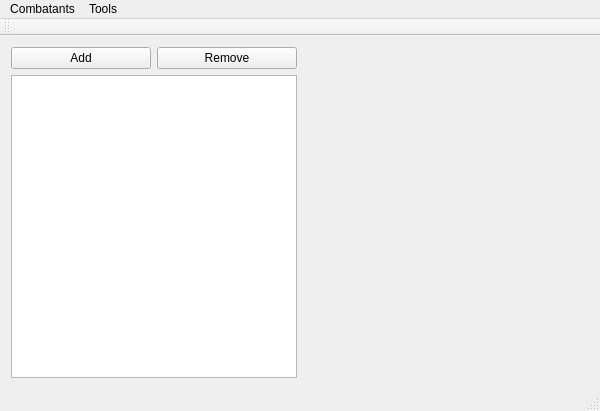
<?xml version="1.0" encoding="UTF-8"?>
<ui version="4.0">
 <class>EncounterManagerClass</class>
 <widget class="QMainWindow" name="EncounterManagerClass">
  <property name="geometry">
   <rect>
    <x>0</x>
    <y>0</y>
    <width>600</width>
    <height>411</height>
   </rect>
  </property>
  <property name="windowTitle">
   <string>EncounterManager</string>
  </property>
  <widget class="QWidget" name="centralWidget">
   <layout class="QHBoxLayout" name="horizontalLayout_2">
    <item>
     <layout class="QVBoxLayout" name="verticalLayout">
      <item>
       <layout class="QHBoxLayout" name="horizontalLayout_5">
        <item>
         <widget class="QPushButton" name="addCombatantButton">
          <property name="text">
           <string>Add</string>
          </property>
         </widget>
        </item>
        <item>
         <widget class="QPushButton" name="removeButton">
          <property name="text">
           <string>Remove</string>
          </property>
         </widget>
        </item>
       </layout>
      </item>
      <item>
       <widget class="QTableView" name="combatantTableView">
        <property name="editTriggers">
         <set>QAbstractItemView::DoubleClicked|QAbstractItemView::SelectedClicked</set>
        </property>
        <property name="selectionMode">
         <enum>QAbstractItemView::SingleSelection</enum>
        </property>
        <property name="selectionBehavior">
         <enum>QAbstractItemView::SelectRows</enum>
        </property>
        <property name="sortingEnabled">
         <bool>true</bool>
        </property>
        <attribute name="horizontalHeaderVisible">
         <bool>true</bool>
        </attribute>
       </widget>
      </item>
     </layout>
    </item>
    <item>
     <widget class="CombatantWidget" name="currentCombatantWidget" native="true">
      <property name="enabled">
       <bool>true</bool>
      </property>
      <property name="sizePolicy">
       <sizepolicy hsizetype="MinimumExpanding" vsizetype="Preferred">
        <horstretch>0</horstretch>
        <verstretch>0</verstretch>
       </sizepolicy>
      </property>
      <layout class="QGridLayout" name="gridLayout_2"/>
     </widget>
    </item>
   </layout>
  </widget>
  <widget class="QMenuBar" name="menuBar">
   <property name="geometry">
    <rect>
     <x>0</x>
     <y>0</y>
     <width>600</width>
     <height>21</height>
    </rect>
   </property>
   <widget class="QMenu" name="menuCombatants">
    <property name="title">
     <string>Combatants</string>
    </property>
    <addaction name="actionAdd_Combatant"/>
    <addaction name="actionRemove_Combatant"/>
   </widget>
   <widget class="QMenu" name="menuTools">
    <property name="title">
     <string>Tools</string>
    </property>
    <addaction name="actionRoll_Initiative"/>
    <addaction name="actionShow_Info"/>
   </widget>
   <addaction name="menuCombatants"/>
   <addaction name="menuTools"/>
  </widget>
  <widget class="QToolBar" name="mainToolBar">
   <attribute name="toolBarArea">
    <enum>TopToolBarArea</enum>
   </attribute>
   <attribute name="toolBarBreak">
    <bool>false</bool>
   </attribute>
  </widget>
  <widget class="QStatusBar" name="statusBar"/>
  <action name="actionAdd_Combatant">
   <property name="text">
    <string>Add Combatant</string>
   </property>
   <property name="shortcut">
    <string>Ctrl+N</string>
   </property>
  </action>
  <action name="actionRemove_Combatant">
   <property name="text">
    <string>Remove Combatant(s)</string>
   </property>
  </action>
  <action name="actionRoll_Initiative">
   <property name="text">
    <string>Roll Initiative</string>
   </property>
   <property name="shortcut">
    <string>Ctrl+R</string>
   </property>
  </action>
  <action name="actionShow_Info">
   <property name="text">
    <string>Show Info</string>
   </property>
   <property name="shortcut">
    <string>Ctrl+I</string>
   </property>
  </action>
 </widget>
 <layoutdefault spacing="6" margin="11"/>
 <customwidgets>
  <customwidget>
   <class>CombatantWidget</class>
   <extends>QWidget</extends>
   <header>CombatantWidget.h</header>
   <container>1</container>
  </customwidget>
 </customwidgets>
 <resources>
  <include location="EncounterManager.qrc"/>
 </resources>
 <connections/>
</ui>
